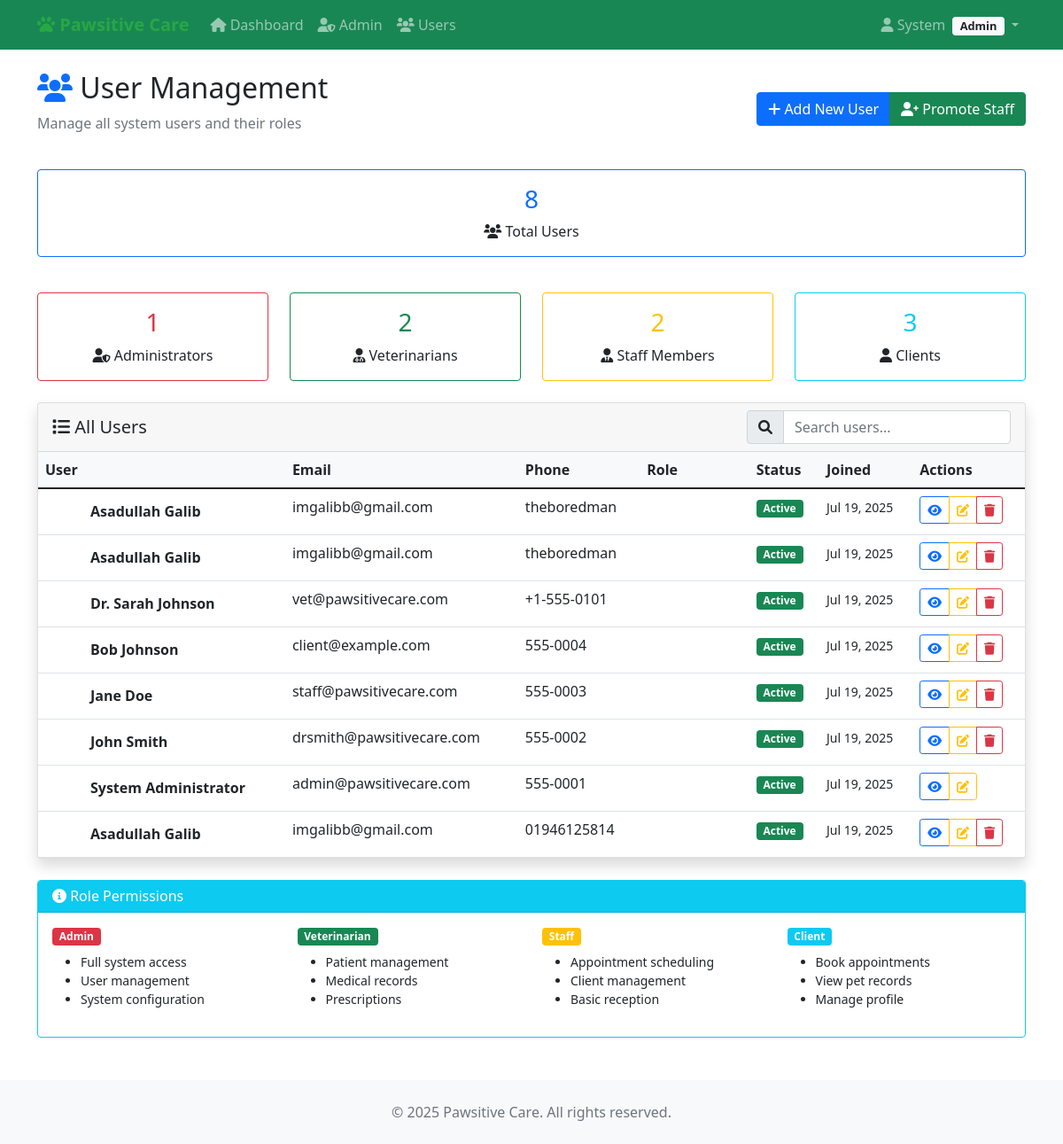
/accounts/users/ (signed in), run on an earlier commit of the app's database.
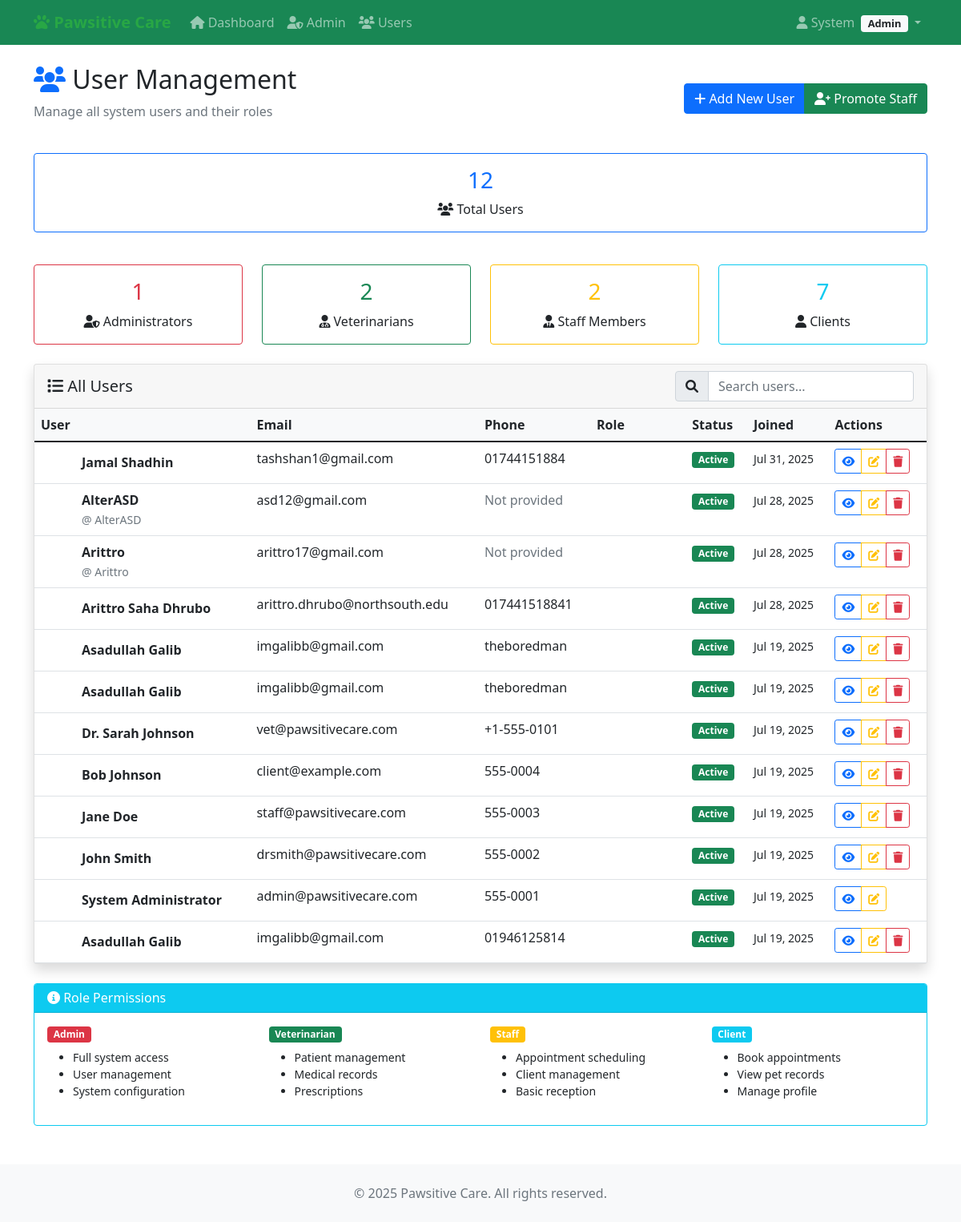
And on a later commit of the database.
### accounts/models.py (models this page shows, shortened)
class CustomUser(AbstractUser):
    ROLE_CHOICES = [
        ('admin', 'Admin'),
        ('vet', 'Veterinarian'),
        ('staff', 'Staff'),
        ('client', 'Client'),
    ]
    phone = models.CharField(max_length=20, blank=False)
    address = models.TextField(blank=False)
    role = models.CharField(max_length=10, choices=ROLE_CHOICES, default='client')
    def is_admin(self):
        return self.role == 'admin'
    def is_vet(self):
        return self.role == 'vet'
    def is_staff_member(self):
        return self.role == 'staff'

### accounts/views.py (the view)
# urls.py: path('users/', user_management, name='user_management'),
@admin_required
def user_management(request):
    from django.contrib.auth import get_user_model
    User = get_user_model()
    users = User.objects.all().order_by('-date_joined')
    total_users = users.count()
    admin_count = users.filter(role='admin').count()
    vet_count = users.filter(role='vet').count()
    staff_count = users.filter(role='staff').count()
    client_count = users.filter(role='client').count()
    context = {
        'users': users,
        'stats': {
            'total_users': total_users,
            'admin_count': admin_count,
            'vet_count': vet_count,
            'staff_count': staff_count,
            'client_count': client_count,
        }
    }
    return render(request, 'accounts/user_management.html', context)

### accounts/templates/accounts/user_management.html (shortened to what the changed rows need)
{% extends 'accounts/base.html' %}
{% block content %}
<div class="row">
  <div class="col-12">
    <div class="d-flex justify-content-between align-items-center mb-4">
      <div>
        <h2><i class="fas fa-users text-primary"></i> User Management</h2>
      </div>
    </div>
  </div>
</div>
<div class="row mb-4">
  <div class="col-12 col-md-6 col-lg-12 mb-3">
    <div class="card border-primary">
      <div class="card-body text-center">
        <h3 class="text-primary">
          {{ stats.total_users }}
        </h3>
        <p class="mb-0"><i class="fas fa-users"></i> Total Users</p>
      </div>
    </div>
  </div>
</div>
<div class="row mb-4">
  <div class="col-6 col-lg-3">
    <div class="card border-info">
      <div class="card-body text-center">
        <h3 class="text-info">
          {{ stats.client_count }}
        </h3>
        <p class="mb-0"><i class="fas fa-user"></i> Clients</p>
      </div>
    </div>
  </div>
</div>
<div class="card shadow">
  <div class="card-body p-0">
    <div class="table-responsive">
      <table class="table table-hover mb-0" id="usersTable">
        <thead class="bg-light">
          <tr>
            <th>User</th>
            <th>Email</th>
            <th>Phone</th>
            <th>Role</th>
            <th>Status</th>
            <th>Joined</th>
            <th>Actions</th>
          </tr>
        </thead>
        <tbody>
          {% for user in users %}
          <tr>
            <td>
              <div class="d-flex align-items-center">
                <div class="bg-{{ user.role|default:'secondary' }} rounded-circle d-flex align-items-center justify-content-center me-3" style="width: 35px; height: 35px;">
                  {% if user.is_admin %}
                  <i class="fas fa-user-shield text-white"></i>
                  {% elif user.is_vet %}
                  <i class="fas fa-stethoscope text-white"></i>
                  {% elif user.is_staff_member %}
                  <i class="fas fa-user-tie text-white"></i>
                  {% else %}
                  <i class="fas fa-user text-white"></i>
                  {% endif %}
                </div>
                <div>
                  <strong>
                    {{ user.get_full_name|default:user.username }}</strong>
                  {% if not user.get_full_name %}
                  <br><small class="text-muted">@
                    {{ user.username }}</small>
                  {% endif %}
                </div>
              </div>
            </td>
            <td>
              {{ user.email|default:"<span class='text-muted'>Not provided</span>" }}
            </td>
            <td>
              {{ user.phone|default:"<span class='text-muted'>Not provided</span>" }}
            </td>
            <td>
              <span class="badge bg-{{ user.role|default:'secondary' }}">
              </span>
            </td>
            <td>
              {% if user.is_active %}
              <span class="badge bg-success">Active</span>
              {% else %}
              <span class="badge bg-danger">Inactive</span>
              {% endif %}
            </td>
            <td>
              <small>
                {{ user.date_joined|date:'M d, Y' }}</small>
            </td>
            <td>
              <div class="btn-group btn-group-sm" role="group">
                <button type="button" class="btn btn-outline-primary" title="View Details">
                  <i class="fas fa-eye"></i>
                </button>
                <button type="button" class="btn btn-outline-warning" title="Edit User">
                  <i class="fas fa-edit"></i>
                </button>
                {% if user != request.user %}
                <button type="button" class="btn btn-outline-danger" title="Delete User">
                  <i class="fas fa-trash"></i>
                </button>
                {% endif %}
              </div>
            </td>
          </tr>
          {% endfor %}
        </tbody>
      </table>
    </div>
  </div>
</div>
{% endblock %}

### accounts/templates/accounts/base.html (shortened to what this page needs)
<!DOCTYPE html>
<html lang="en">
<head>
  <link href="https://cdn.jsdelivr.net/npm/bootstrap@5.1.3/dist/css/bootstrap.min.css" rel="stylesheet">
  <link href="https://cdnjs.cloudflare.com/ajax/libs/font-awesome/6.0.0/css/all.min.css" rel="stylesheet">
</head>
<body>
  <nav class="navbar navbar-expand-lg navbar-dark bg-success">
    <div class="container">
      <a class="navbar-brand" href="{% url 'accounts:client_dashboard' %}">
        <i class="fas fa-paw"></i> Pawsitive Care
      </a>
      <div class="collapse navbar-collapse" id="navbarNav">
        <ul class="navbar-nav me-auto">
          {% if user.is_authenticated %}
          <li class="nav-item">
            <a class="nav-link" href="{% url 'accounts:client_dashboard' %}">
              <i class="fas fa-home"></i> Dashboard
            </a>
          </li>
          {% if user.is_admin %}
          <li class="nav-item">
            <a class="nav-link" href="{% url 'accounts:admin_dashboard' %}">
              <i class="fas fa-user-shield"></i> Admin
            </a>
          </li>
          <li class="nav-item">
            <a class="nav-link" href="{% url 'accounts:user_management' %}">
              <i class="fas fa-users"></i> Users
            </a>
          </li>
          {% elif user.is_vet %}
          <li class="nav-item">
            <a class="nav-link" href="{% url 'accounts:vet_dashboard' %}">
              <i class="fas fa-stethoscope"></i> Vet Panel
            </a>
          </li>
          {% elif user.is_staff_member %}
          <li class="nav-item">
            <a class="nav-link" href="{% url 'accounts:staff_dashboard' %}">
              <i class="fas fa-user-tie"></i> Staff Panel
            </a>
          </li>
          {% endif %}
          {% endif %}
        </ul>
        <ul class="navbar-nav">
          {% if user.is_authenticated %}
          <li class="nav-item dropdown">
            <a class="nav-link dropdown-toggle" href="#" id="navbarDropdown" role="button" data-bs-toggle="dropdown">
              <i class="fas fa-user"></i>
              {{ user.first_name|default:user.username }}
              <span class="badge bg-light text-dark role-badge ms-1">
                {{ user.get_role_display }}</span>
            </a>
          </li>
          {% endif %}
        </ul>
      </div>
    </div>
  </nav>
  <main class="container mt-4">
    {% block content %}
    {% endblock %}
  </main>
  <footer class="bg-light mt-5 py-4">
    <div class="container text-center">
      <p class="text-muted mb-0">&copy; 2025 Pawsitive Care. All rights reserved.</p>
    </div>
  </footer>
</body>
</html>

What changed in the data, as far as the page shows it:
added CustomUser: role "client" (drawn), get_full_name "Jamal Shadhin", email "tashshan1@gmail.com", phone "01744151884", is_active "Active", date_joined "Jul 31, 2025"
added CustomUser: role "client" (drawn), get_full_name "AlterASD", username "AlterASD", email "asd12@gmail.com", phone "Not provided", is_active "Active", date_joined "Jul 28, 2025"
added CustomUser: role "client" (drawn), get_full_name "Arittro", username "Arittro", email "arittro17@gmail.com", phone "Not provided", is_active "Active", date_joined "Jul 28, 2025"
added CustomUser: role "client" (drawn), get_full_name "Arittro Saha Dhrubo", email "arittro.dhrubo@northsouth.edu", phone "017441518841", is_active "Active", date_joined "Jul 28, 2025"
Also different on the page:
{{ stats.total_users }}: "8" → "12"
{{ stats.client_count }}: "3" → "7"
